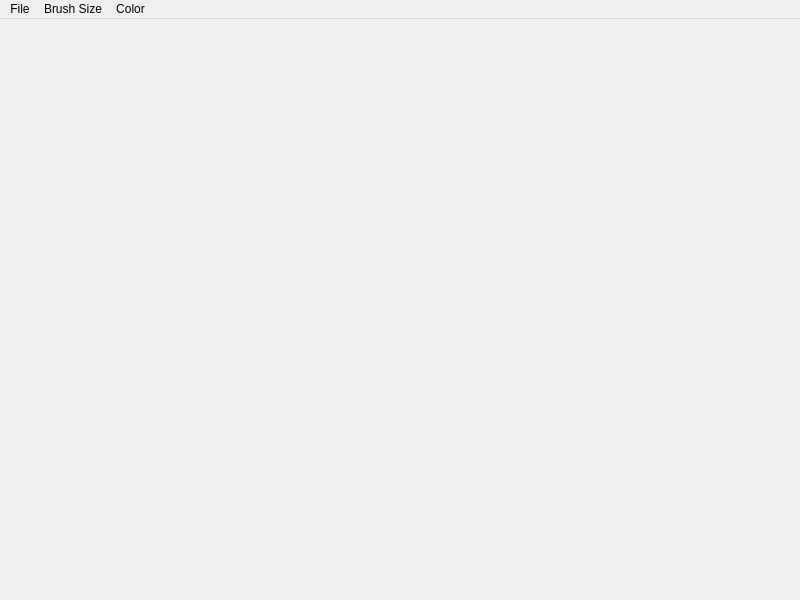
<?xml version="1.0" encoding="UTF-8"?>
<ui version="4.0">
 <class>MainWindow</class>
 <widget class="QMainWindow" name="MainWindow">
  <property name="geometry">
   <rect>
    <x>0</x>
    <y>0</y>
    <width>800</width>
    <height>600</height>
   </rect>
  </property>
  <property name="windowTitle">
   <string>MainWindow</string>
  </property>
  <widget class="QWidget" name="centralwidget"/>
  <widget class="QMenuBar" name="menuBar">
   <property name="geometry">
    <rect>
     <x>0</x>
     <y>0</y>
     <width>800</width>
     <height>22</height>
    </rect>
   </property>
   <property name="defaultUp">
    <bool>true</bool>
   </property>
   <widget class="QMenu" name="menuFile">
    <property name="title">
     <string>File</string>
    </property>
    <addaction name="actionSave"/>
    <addaction name="actionClear"/>
   </widget>
   <widget class="QMenu" name="menuBrush_Size">
    <property name="title">
     <string>Brush Size</string>
    </property>
    <addaction name="action1px"/>
    <addaction name="action2px"/>
    <addaction name="action3px"/>
    <addaction name="action5px"/>
    <addaction name="action8px"/>
   </widget>
   <widget class="QMenu" name="menuColor">
    <property name="title">
     <string>Color</string>
    </property>
    <addaction name="actionBlack"/>
    <addaction name="actionWhite"/>
    <addaction name="actionPurple"/>
    <addaction name="actionGreen"/>
    <addaction name="actionBlue"/>
   </widget>
   <addaction name="menuFile"/>
   <addaction name="menuBrush_Size"/>
   <addaction name="menuColor"/>
  </widget>
  <action name="actionSave">
   <property name="checkable">
    <bool>true</bool>
   </property>
   <property name="checked">
    <bool>false</bool>
   </property>
   <property name="text">
    <string>Save</string>
   </property>
  </action>
  <action name="actionClear">
   <property name="text">
    <string>Clear</string>
   </property>
  </action>
  <action name="action1px">
   <property name="text">
    <string>1px</string>
   </property>
  </action>
  <action name="action2px">
   <property name="text">
    <string>2px</string>
   </property>
  </action>
  <action name="action3px">
   <property name="text">
    <string>3px</string>
   </property>
  </action>
  <action name="action5px">
   <property name="text">
    <string>5px</string>
   </property>
  </action>
  <action name="action8px">
   <property name="text">
    <string>8px</string>
   </property>
  </action>
  <action name="actionBlack">
   <property name="text">
    <string>Black</string>
   </property>
  </action>
  <action name="actionWhite">
   <property name="text">
    <string>White</string>
   </property>
  </action>
  <action name="actionPurple">
   <property name="text">
    <string>Purple</string>
   </property>
  </action>
  <action name="actionGreen">
   <property name="text">
    <string>Green</string>
   </property>
  </action>
  <action name="actionBlue">
   <property name="text">
    <string>Blue</string>
   </property>
  </action>
 </widget>
 <resources/>
 <connections/>
</ui>
